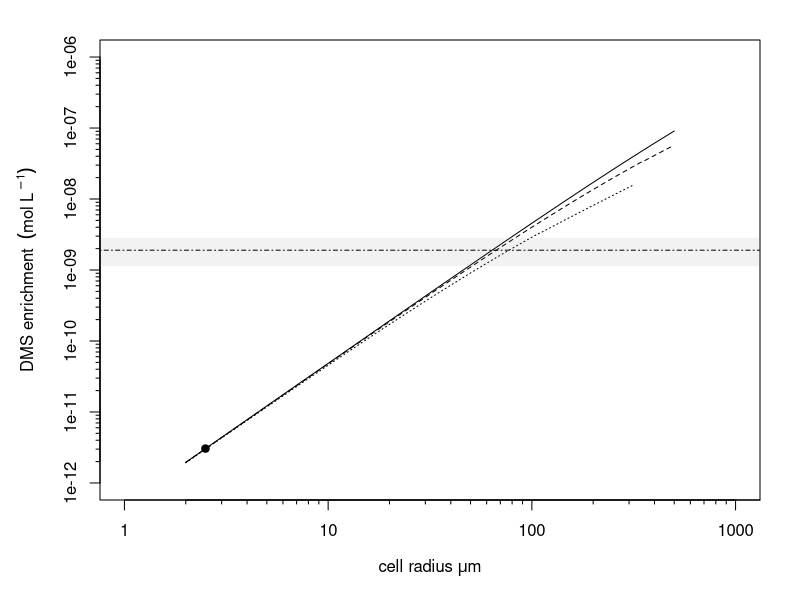
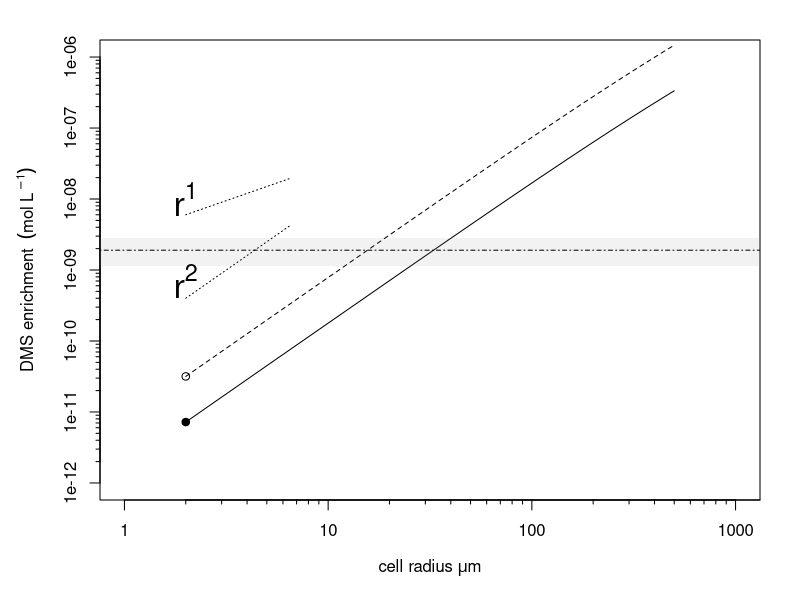
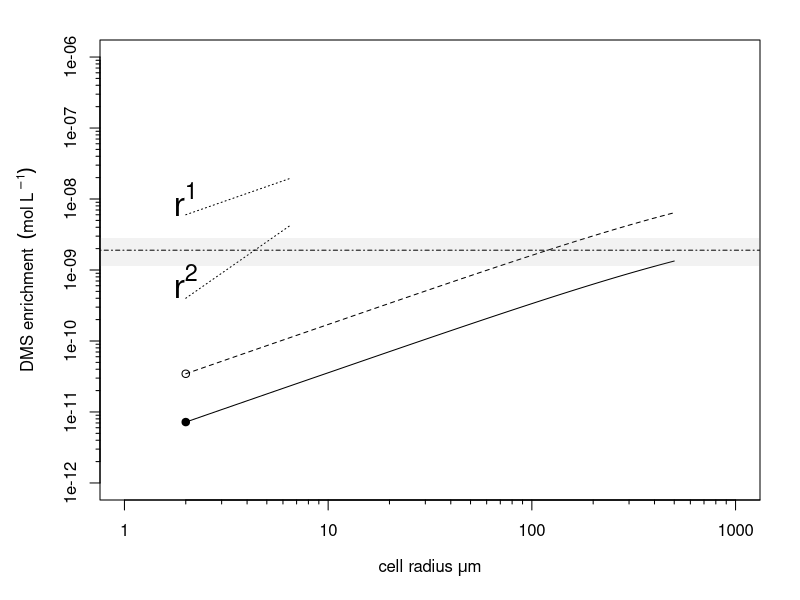
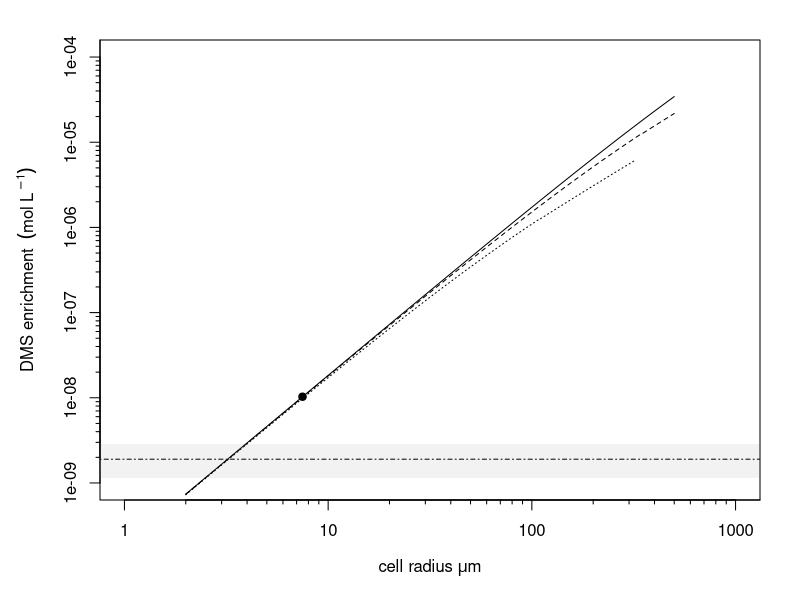
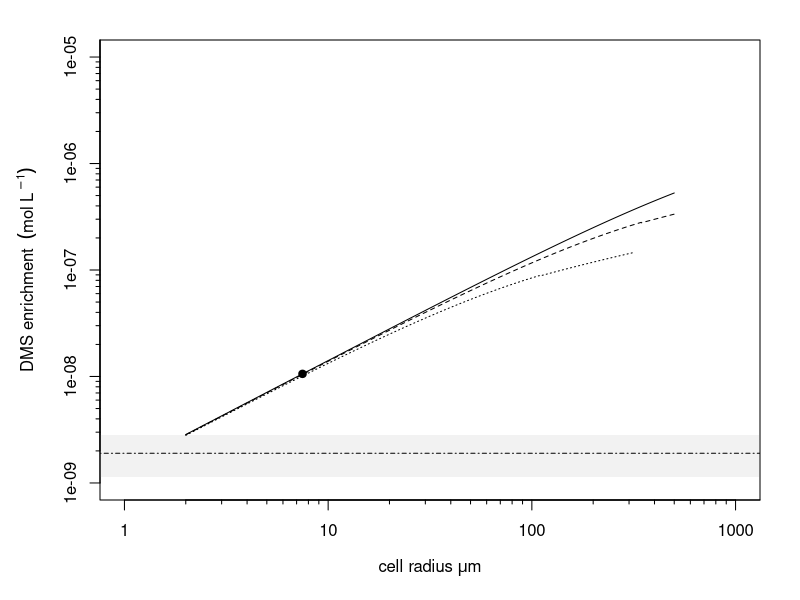

Write the R code that produced these figures, in order.
#---------------------------------------------------------------------------#
# Modeling cell surface DMS enrichment                                      #
# Fig. 2. 3 and 4 of Lavoie et al. (2018)                                   #
#                                                                           #
# Lavoie M. 2018                                                            #
#---------------------------------------------------------------------------#

#---------------------------------------------------------------------------#
# Fig. 2 Modeling cell surface DMS enrichment in low DMS producers          #
#                                                                           #
# Lavoie M. 2018                                                            #
#---------------------------------------------------------------------------#

graphics.off()
rm(list=ls())

#------------#
# Parameters #
#------------#

J1    <- 2.8e-16               # DMS flux for I. galbana (mol DMS cm-2 s-1) (Spiese et al. 2009)
r1    <- 2.4e-4                # Cell radius of I. galbana (cm) (Spiese et al. 2009)
Area  <- 4 * pi * r1^2         # Area in cm^2
Vol   <- 4/3 * pi * (1e4*r1)^3 # Volume in um^3
Vol_L <- 1e-15 * Vol           # Volume in Liter of biovolume
R     <- J1 * Area / Vol_L     # production rate in mol DMS Lcell-1 s-1

#------------------#
# Model parameters #
#------------------#

D  <- 1.19e-5         # DMS diffusion coefficient at 20 degC (cm^2 s^-1) (Saltzman et al. 1993)
E  <- c( 0.1, 1, 10 ) # Shear rate (s^-1)
v  <- 1e-2            # Seawater kinematic viscosity at 20 degC (cm^2 s^-1) (Karp-Boss et al. 1996) 


#-----------#
# Variables #
#-----------#

x <- seq( 2e-4, 5e-2, length=1000 ) # cell radii (cm)
J <- R/1e3 * x/3                   # DMS flux (mol cm^-2 s^-1); (1/1e3) is converting L of the volume in cm^3


#---------------#
# Model Results #
#---------------#

# Reynolds number (no units) (Karp-Boss et al 1996)
Re  <- outer( x^2, E/v )

# Peclet number (no units) (Karp-Boss et al 1996)
Pe  <- outer( x^2, E/D)

# Sherwood number (no units) (Karp-Boss et al 1996)
Sh <- Re * 0

i     <- Re<1e-1 & Pe<1e-2
j     <- Re<3e-1 & Pe>=1e-2 & Pe<1e2
k     <- Re<1    & Pe>=1e2
l     <- Re>=1

Sh[i] <- 1     + 0.29 * Pe[i]^(1/2)
Sh[j] <- 1.014 + 0.15 * Pe[j]^(1/2)
Sh[k] <-         0.55 * Pe[k]^(1/3)
Sh[l] <- NA

# Boundary layer thickness (cm) (Spiese et al 2016)
delta  <- x / Sh

# DMS cell surface enrichment (mol L^-1)
y <- (1e3 * J * x / D) * (1 - (x / (x + delta)))

#------------------#
# Plotting output  #
#------------------#

x     <- x  * 1e4 # Convert cell radius in um

ri    <- which.min( abs( x - r1*1e4 ) )
r1_um <- x[ri]    # Radius closest to r1


#--- Graph log-log

#tiff("Fig2_LowDMS1.tiff")                                        

par( mar = c(5, 5, 2, 2) )

# Solid, dashed and dotted lines correspond to the three shear rates from vector E, respectively.

plot(  x, y[,1], xlim=c(1, 1000), ylim=c(1e-12, 1e-6), xlab=expression(paste("cell radius ", mu, "m")), ylab=expression("DMS enrichment " ~  (mol ~ L^ ~ {-1})), log="xy", type="l", xaxp=c(1, 1000, 1), xaxt="n", yaxp=c(1e-12, 1e-6, 1), yaxt="n")
lines( x, y[,2], lty=2 )
lines( x, y[,3], lty=3 )
points( r1_um, y[ri,1], pch=19, cex=1)
axis( 1, at=c(1, 1e1, 1e2, 1e3) )
axis( 2, at=c(1e-12, 1e-11, 1e-10, 1e-9, 1e-8, 1e-7, 1e-6) )
axis( 1, at=c(2:9/1, 2:9/0.1, 2:9/0.01, 2:9/0.001), labels=FALSE, tcl=-.2) # tcl=-0.2 for minor ticks
axis( 2, at=c(2:9/1e12, 2:9/1e11, 2:9/1e10, 2:9/1e9, 2:9/1e8, 2:9/1e7), labels=FALSE, tcl=-.2)

# Median DMS concentration in the surface ocean and interquartile range (Lana et al 2011)
abline(h=1.9E-09, lty=4)  
rect(0.1,1.14E-09,2000,2.85E-09, col = rgb(0.5,0.5,0.5,0.1), lty=0)

#dev.off()

#-------------#
# References  #  
#-------------#

# Karp-Boss L, Boss E, Jumars PA (1996). Nutrient fluxes to planktonic osmotrophs in the presence of fluid motion. Oceanography and Marine Biology : an Annual Review 34: 71-107.
# Lana A, Bell TG, Simó R, Vallina SM, Ballabrera-Poy J, Kettle AJ, Dachs J, Bopp L, Saltzman ES, Stefels J, Johnson JE, Liss PS (2011). An updated climatology of surface dimethlysulfide concentrations and emission fluxes in the global ocean. Global Biogeochem Cycles 25: GB1004
# Saltzman ES, King DB, Holmen K, Leck C (1993). Experimental determination of the diffusion coefficient of dimethylsulfide in water. J Geophys Res, C 98: 16481-16486.
# Spiese CE, Kieber DJ, Nomura CT, Kiene RP (2009). Reduction of dimethylsulfoxide to dimethylsulfide by marine phytoplankton. Limnol Oceanogr 54: 560-570.
# Spiese CE, Le T, Zimmer RL, Kieber DJ (2016). Dimethylsulfide membrane permeability, cellular concentrations and implications for physiological functions in marine algae. J Plankton Res 38: 41-54.


#------------------------------------------------------------------------------------------#
# Fig. 3 Modeling cell surface DMS enrichment in High N replete/N-limited DMS producers    #
#                                                                                          #
# Lavoie M. 2018                                                                           #
#------------------------------------------------------------------------------------------#

#---------------------------------------#
# Scenario 3 a) Assuming J scales with r #
#---------------------------------------#

#------------------#
# Model parameters #
#------------------#

J1 <- 8.6E-16                    # DMS flux for E.huxleyi (N replete) (mol DMS cm-2 s-1) (Sunda et al 2007)
r1 <- 2E-04                     # cell radius of E. huxleyi (cm) (Sunda et al 2007)
Area <- 4*pi*(r1^2)              # Area in cm^2
Vol <- (4/3)*pi*((10000*r1)^3)   # Volume in um^3
Vol_L <- 1E-15*Vol               # Volume in Liter of biovolume
R1 <- J1 * (Area/Vol_L)           # production rate in mol DMS Lcell-1 s-1

J2 <- 4.12E-15                    # DMS flux for E huxleyi N -limited (mol DMS cm-2 s-1) (Sunda et al 2007)
r2 <- 2.18E-04                     # cell radius of E. huxleyi (cm) (Sunda et al 2007)
Area2 <- 4*pi*(r2^2)               # Area in cm^2
Vol2 <- (4/3)*pi*((10000*r2)^3)    # Volume in um^3
Vol_L2 <- 1E-15*Vol2               # Volume in Liter of biovolume
R2 <- J2 * (Area2/Vol_L2)          # production rate in mol DMS Lcell-1 s-1

R <- c ( R1, R2 )

D <- 1.19E-05                    # DMS diffusion coefficient (cm^2 /s) (Saltzman et al. 1993)
E <- 0.1                       # Shear rates (s-1)
v <- 1E-02                       # Seawater kinematic viscosity (cm^2 s-1) (Karp-Boss et al. 1996)

#-----------#
# Variables #
#-----------#

x <- seq(2E-04, 5E-02, length=1000)  # cell radii (cm)
J <- outer (x/3, R/1e3)               # DMS flux (mol cm-2 s-1)  We assume that J scales with r

#-----------------#
# Model Functions #
#-----------------#

# Reynolds number (no units) (Karp-Boss et al 1996)
Re  <- x^2 * E/v

# Peclet number (no units) (Karp-Boss et al 1996)
Pe  <- x^2 * E/D

# Sherwood number (no units) (Karp-Boss et al 1996)
Sh <- Re * 0

i     <- Re<1e-1 & Pe<1e-2
j     <- Re<3e-1 & Pe>=1e-2 & Pe<1e2
k     <- Re<1    & Pe>=1e2
l     <- Re>=1

Sh[i] <- 1     + 0.29 * Pe[i]^(1/2)
Sh[j] <- 1.014 + 0.15 * Pe[j]^(1/2)
Sh[k] <-         0.55 * Pe[k]^(1/3)
Sh[l] <- NA

# Boundary layer thickness (cm) (Spiese et al 2016)
delta  <-  x / Sh 

# DMS cell surface enrichment (mol L^-1)
y <- (1e3 * J * x / D) * (1 - (x / (x + delta)))

#------------------#
# Plotting output  #
#------------------#

x     <- x  * 1e4 # Convert cell radius in um

ri    <- which.min( abs( x - r1*1e4 ) )
r1_um <- x[ri]    # Radius closest to r1

ri_2    <- which.min( abs( x - r2*1e4 ) )
r2_um <- x[ri_2]    # Radius closest to r2

#------------
# theoretical r^2 relationship
y1 <- 1e-10 * x^2

# theoretical linear relationship
y2 <- 3e-9 * x

#--- Graph log-log

#tiff("Fig3a_HighDMS.tiff")                         

par( mar = c(5, 5, 2, 2) )

# Solid, dashed and dotted lines correspond to the three shear rates from vector E, respectively.

plot(  x, y[, 1], xlim=c(1, 1000), ylim=c(1e-12, 1e-6), xlab=expression(paste("cell radius ", mu, "m")), ylab=expression("DMS enrichment " ~  (mol ~ L^ ~ {-1})), log="xy", type="l", xaxp=c(1, 1000, 1), xaxt="n", yaxp=c(1e-17, 1e-6, 1), yaxt="n")
lines(  x, y[, 2], lty=2)
points( r1_um, y[ri, 1], pch=19, cex=1)
points( r2_um, y[ri_2, 2], pch=1, cex=1)
lines(x[1:10], y1[1:10], lty=3)   # Add a theoretical r^2 relationship
text(x=2, y=7E-10, labels=expression(r^{2}), srt = 0, cex=2)
lines(x[1:10], y2[1:10], lty=3)   # Theoretical linear relationship
text(x=2, y=1E-08, labels=expression(r^{1}), srt = 0, cex=2)
axis( 1, at=c(1, 1e1, 1e2, 1e3) )
axis( 2, at=c(1e-12, 1e-11, 1e-10, 1e-9, 1e-8, 1e-7, 1e-6) )
axis( 1, at=c(2:9/1, 2:9/0.1, 2:9/0.01, 2:9/0.001), labels=FALSE, tcl=-.2) # tcl=-0.2 for minor ticks
axis( 2, at=c(2:9/1e12, 2:9/1e11, 2:9/1e10, 2:9/1e9, 2:9/1e8, 2:9/1e7), labels=FALSE, tcl=-.2)

# Median DMS concentration in the surface ocean and interquartile range (Lana et al 2011)
abline(h=1.9E-09, lty=4)
rect(0.1,1.14E-09,2000,2.85E-09, col = rgb(0.5,0.5,0.5,0.1), lty=0)

#dev.off()

#--------------------------------------------------------#
# Scenario 3b) Assuming a constant J for all cell radius #
#--------------------------------------------------------#

#------------------#
# Model parameters #
#------------------#

J1 <- 8.6E-16                    # DMS flux for E.huxleyi (N replete) (mol DMS cm-2 s-1) (Sunda et al)
r1 <- 2E-04                     # cell radius of E. huxleyi (cm) (Sunda et al 2007)

J2 <- 4.12E-15                    # DMS flux for E huxleyi N -limited (mol DMS cm-2 s-1) (Dacey and Wakeham 1986)
r2 <- 2.18E-04                     # cell radius of E. huxleyi (cm) (Sunda)

D <- 1.19E-05          # DMS diffusion coefficient (cm^2 /s)
E <- 0.1               # Shear rate (s-1)
v <- 1E-02             # Seawater kinematic viscosity (cm^2 s-1) (Karp-Boss et al 1996)

#-----------#
# Variables #
#-----------#

x <- seq(2E-04, 5E-02, length=1000)  # cell radii (cm)
J <- c(J1,J2)                              # DMS flux (mol cm-2 s-1)  We assume that J is constant

#-----------------#
# Model Functions #
#-----------------#

# Reynolds number (no units) (Karp-Boss et al 1996)
Re  <- x^2 * E/v

# Peclet number (no units) (Karp-Boss et al 1996)
Pe  <- x^2 * E/D

# Sherwood number (no units) (Karp-Boss et al 1996)
Sh <- Re * 0

i     <- Re<1e-1 & Pe<1e-2
j     <- Re<3e-1 & Pe>=1e-2 & Pe<1e2
k     <- Re<1    & Pe>=1e2
l     <- Re>=1

Sh[i] <- 1     + 0.29 * Pe[i]^(1/2)
Sh[j] <- 1.014 + 0.15 * Pe[j]^(1/2)
Sh[k] <-         0.55 * Pe[k]^(1/3)
Sh[l] <- NA

# Boundary layer thickness (cm) (Spiese et al 2016)
delta  <- x / Sh

# DMS cell surface enrichment (mol L^-1)
y <- outer( x /D * (1 - (x / (x + delta))) , 1e3 * J )

#------------------#
# Plotting output  #
#------------------#

x     <- x  * 1e4 # Convert cell radius in um

ri    <- which.min( abs( x - r1*1e4 ) )
r1_um <- x[ri]    # Radius closest to r1

ri_2    <- which.min( abs( x - r2*1e4 ) )
r2_um <- x[ri_2]    # Radius closest to r2

#------------
# theoretical r^2 relationship
y1 <- 1e-10 * x^2

# theoretical linear relationship
y2 <- 3e-9 * x

#--- Graph log-log

#tiff("Fig3b_cstJ_HighDMS.tiff")                              

par( mar = c(5, 5, 2, 2) )

# Solid, dashed and dotted lines correspond to the three shear rates from vector E, respectively.

plot(  x, y[,1], xlim=c(1, 1000), ylim=c(1e-12, 1e-6), xlab=expression(paste("cell radius ", mu, "m")), ylab=expression("DMS enrichment " ~  (mol ~ L^ ~ {-1})), log="xy", type="l", xaxp=c(1, 1000, 1), xaxt="n", yaxp=c(1e-12, 1e-6, 1), yaxt="n")

lines( x, y[,2], lty=2 )
points( r1_um, y[ri,1], pch=19, cex=1)
points( r2_um, y[ri_2, 2], pch=1, cex=1)
lines(x[1:10], y1[1:10], lty=3)   # Add a theoretical r^2 relationship
text(x=2, y=7E-10, labels=expression(r^{2}), srt = 0, cex=2)
lines(x[1:10], y2[1:10], lty=3)   # Theoretical linear relationship
text(x=2, y=1E-08, labels=expression(r^{1}), srt = 0, cex=2)

axis( 1, at=c(1, 1e1, 1e2, 1e3) )
axis( 2, at=c(1e-12, 1e-11, 1e-10, 1e-9, 1e-8, 1e-7, 1e-6) )
axis( 1, at=c(2:9/1, 2:9/0.1, 2:9/0.01, 2:9/0.001), labels=FALSE, tcl=-.2) # tcl=-0.2 for minor ticks
axis( 2, at=c(2:9/1e12, 2:9/1e11, 2:9/1e10, 2:9/1e9, 2:9/1e8, 2:9/1e7), labels=FALSE, tcl=-.2)

# Median DMS concentration in the surface ocean and interquartile range (Lana et al 2011)
abline(h=1.9E-09, lty=4)
rect(0.1,1.14E-09,2000,2.85E-09, col = rgb(0.5,0.5,0.5,0.1), lty=0)

#dev.off()

#-------------#
# References  #  
#-------------#

# Karp-Boss L, Boss E, Jumars PA (1996). Nutrient fluxes to planktonic osmotrophs in the presence of fluid motion. Oceanography and Marine Biology : an Annual Review 34: 71-107.
# Lana A, Bell TG, Simó R, Vallina SM, Ballabrera-Poy J, Kettle AJ, Dachs J, Bopp L, Saltzman ES, Stefels J, Johnson JE, Liss PS (2011). An updated climatology of surface dimethlysulfide concentrations and emission fluxes in the global ocean. Global Biogeochem Cycles 25: GB1004
# Saltzman ES, King DB, Holmen K, Leck C (1993). Experimental determination of the diffusion coefficient of dimethylsulfide in water. J Geophys Res, C 98: 16481-16486.
# Spiese CE, Le T, Zimmer RL, Kieber DJ (2016). Dimethylsulfide membrane permeability, cellular concentrations and implications for physiological functions in marine algae. J Plankton Res 38: 41-54.
# Sunda WG, Hardison R, Kiene RP, Bucciarelli E, Harada H (2007). The effect of nitrogen limitation on cellular DMSP and DMS release in marine phytoplankton: climate feedback implications. Aquat. Sci. 69:341-51.

#------------------------------------------------------------------------------------------#
# Fig.4 Modeling cell surface DMS enrichment in High DMS producers under mechanic stress   #
#                                                                                          #
# Lavoie M. 2018                                                                           #
#------------------------------------------------------------------------------------------#

#---------------------------------------#
# Scenaio 4 a) Assuming J scales with r #
#---------------------------------------#

#------------------#
# Model parameters #
#------------------#

J1 <- 3.4E-13                    # DMS flux for Heterocapsa (mol DMS cm-2 s-1) (Niki et al 2000)
r1 <- 7.7E-04                    # cell radius of Heterocapsa (cm) (Niki et al 2000)
Area <- 4*pi*(r1^2)              # Area in cm^2
Vol <- (4/3)*pi*((10000*r1)^3)   # Volume in um^3
Vol_L <- 1E-15*Vol               # Volume in Liter of biovolume
R <- J1 * (Area/Vol_L)           # production rate in mol DMS Lcell-1 s-1

D <- 1.19E-05         # DMS diffusion coefficient (cm^2 /s) (Saltzman et al 1993)
E <- c( 0.1, 1, 10 )  # Shear rate (s-1)
v <- 1E-02            # Seawater kinematic viscosity (cm^2 s-1) (Karp-Boss et al 1996)

#-----------#
# Variables #
#-----------#

x <- seq(2E-04, 5E-02, length=1000)  # cell radii (cm)
J <- R/1e3 * (x/3)                  # DMS flux (mol cm-2 s-1)  We assume that J scales with r

#-----------------#
# Model Functions #
#-----------------#

# Reynolds number (no units) (Karp-Boss et al 1996)
Re  <- outer( x^2, E/v )

# Peclet number (no units) (Karp-Boss et al 1996)
Pe  <- outer( x^2, E/D)

# Sherwood number (no units) (Karp-Boss et al 1996)
Sh <- Re * 0

i     <- Re<1e-1 & Pe<1e-2
j     <- Re<3e-1 & Pe>=1e-2 & Pe<1e2
k     <- Re<1    & Pe>=1e2
l     <- Re>=1

Sh[i] <- 1     + 0.29 * Pe[i]^(1/2)
Sh[j] <- 1.014 + 0.15 * Pe[j]^(1/2)
Sh[k] <-         0.55 * Pe[k]^(1/3)
Sh[l] <- NA

# Boundary layer thickness (cm) (Spiese et al 2016)
delta  <- x / Sh

# DMS cell surface enrichment (mol L^-1)
y <- (1e3 * J * x / D) * (1 - (x / (x + delta))) 

#------------------#
# Plotting output  #
#------------------#

x     <- x  * 1e4 # Convert cell radius in um

ri    <- which.min( abs( x - r1*1e4 ) )
r1_um <- x[ri]    # Radius closest to r1

#--- Graph log-log

#tiff("Fig4a_HighDMS_Stressed.tiff")                                      

par( mar = c(5, 5, 2, 2) )

# Solid, dashed and dotted lines correspond to the three shear rates from vector E, respectively.

plot(  x, y[,1], xlim=c(1, 1000), ylim=c(1e-9, 1e-4), xlab=expression(paste("cell radius ", mu, "m")), ylab=expression("DMS enrichment " ~  (mol ~ L^ ~ {-1})), log="xy", type="l", xaxp=c(1, 1000, 1), xaxt="n", yaxp=c(1e-12, 1e-6, 1), yaxt="n")
lines( x, y[,2], lty=2 )
lines( x, y[,3], lty=3 )
points( r1_um, y[ri,1], pch=19, cex=1)
axis( 1, at=c(1, 1e1, 1e2, 1e3) )
axis( 2, at=c(1e-9, 1e-8, 1e-7, 1e-6, 1e-5, 1e-4) )
axis( 1, at=c(2:9/1, 2:9/0.1, 2:9/0.01, 2:9/0.001), labels=FALSE, tcl=-.2) # tcl=-0.2 for minor ticks
axis( 2, at=c(2:9/1e9, 2:9/1e8, 2:9/1e7, 2:9/1e6, 2:9/1e5, 2:9/1e4), labels=FALSE, tcl=-.2)

# Median DMS concentration in the surface ocean and interquartile range (Lana et al 2011)
abline(h=1.9E-09, lty=4)
rect(0.1,1.14E-09,2000,2.85E-09, col = rgb(0.5,0.5,0.5,0.1), lty=0)

#dev.off()

#--------------------------------------------------------#
# Scenario 4b) Assuming a constant J for all cell radius #
#--------------------------------------------------------#

#------------------#
# Model parameters #
#------------------#

J1 <- 3.4E-13     # flux DMS pour Heterocapsa (Niki et al 2000)
r1 <- 7.7E-04        # cell radius of Heterocapsa (Niki et al 2000)

D <- 1.19E-05         # DMS diffusion coefficient (cm^2 /s) (Saltzman et al 1993)
E <- c( 0.1, 1, 10 )  # Shear rate (s-1)
v <- 1E-02           # Seawater kinematic viscosity (cm^2 s-1) (Karp-Boss et al 1996)

#-----------#
# Variables #
#-----------#

x <- seq(2E-04, 5E-02, length=1000)  # cell radii (cm)
J <- J1                # DMS flux (mol cm-2 s-1)  We assume that J is constant

#-----------------#
# Model Functions #
#-----------------#

# Reynolds number (no units) (Karp-Boss et al 1996)
Re  <- outer( x^2, E/v )

# Peclet number (no units) (Karp-Boss et al 1996)
Pe  <- outer( x^2, E/D)

# Sherwood number (no units) (Karp-Boss et al 1996)
Sh <- Re * 0

i     <- Re<1e-1 & Pe<1e-2
j     <- Re<3e-1 & Pe>=1e-2 & Pe<1e2
k     <- Re<1    & Pe>=1e2
l     <- Re>=1

Sh[i] <- 1     + 0.29 * Pe[i]^(1/2)
Sh[j] <- 1.014 + 0.15 * Pe[j]^(1/2)
Sh[k] <-         0.55 * Pe[k]^(1/3)
Sh[l] <- NA

# Boundary layer thickness (cm) (Spiese et al 2016)
delta  <- x / Sh

# DMS cell surface enrichment (mol L^-1)
y <- (1e3 * J * x / D) * (1 - (x / (x + delta)))

#------------------#
# Plotting output  #
#------------------#

x     <- x  * 1e4 # Convert cell radius in um

ri    <- which.min( abs( x - r1*1e4 ) )
r1_um <- x[ri]    # Radius closest to r1

#--- Graph log-log

#tiff("Fig4b_cstJ_HighDMS_stressed.tiff")                                        

par( mar = c(5, 5, 2, 2) )

# Solid, dashed and dotted lines correspond to the three shear rates from vector E, respectively.

plot(  x, y[,1], xlim=c(1, 1000), ylim=c(1e-9, 1e-5), xlab=expression(paste("cell radius ", mu, "m")), ylab=expression("DMS enrichment " ~  (mol ~ L^ ~ {-1})), log="xy", type="l", xaxp=c(1, 1000, 1), xaxt="n", yaxp=c(1e-12, 1e-6, 1), yaxt="n")
lines( x, y[,2], lty=2 )
lines( x, y[,3], lty=3 )
points( r1_um, y[ri,1], pch=19, cex=1)
axis( 1, at=c(1, 1e1, 1e2, 1e3) )
axis( 2, at=c(1e-9, 1e-8, 1e-7, 1e-6, 1e-5, 1e-4) )
axis( 1, at=c(2:9/1, 2:9/0.1, 2:9/0.01, 2:9/0.001), labels=FALSE, tcl=-.2) # tcl=-0.2 for minor ticks
axis( 2, at=c(2:9/1e9, 2:9/1e8, 2:9/1e7, 2:9/1e6, 2:9/1e5, 2:9/1e4), labels=FALSE, tcl=-.2)

# Median DMS concentration in the surface ocean and interquartile range (Lana et al 2011)
abline(h=1.9E-09, lty=4)
rect(0.1,1.14E-09,2000,2.85E-09, col = rgb(0.5,0.5,0.5,0.1), lty=0)

#dev.off()

#-------------#
# References  #  
#-------------#

# Niki T, Kunugi M, Otsuki A (2000). DMSP-lyase activity in five marine phytoplankton species: it's potential importance in DMS production. Mar Biol 136: 759-764.
# Karp-Boss L, Boss E, Jumars PA (1996). Nutrient fluxes to planktonic osmotrophs in the presence of fluid motion. Oceanography and Marine Biology : an Annual Review 34: 71-107.
# Lana A, Bell TG, Simó R, Vallina SM, Ballabrera-Poy J, Kettle AJ, Dachs J, Bopp L, Saltzman ES, Stefels J, Johnson JE, Liss PS (2011). An updated climatology of surface dimethlysulfide concentrations and emission fluxes in the global ocean. Global Biogeochem Cycles 25: GB1004
# Saltzman ES, King DB, Holmen K, Leck C (1993). Experimental determination of the diffusion coefficient of dimethylsulfide in water. J Geophys Res, C 98: 16481-16486.
# Spiese CE, Le T, Zimmer RL, Kieber DJ (2016). Dimethylsulfide membrane permeability, cellular concentrations and implications for physiological functions in marine algae. J Plankton Res 38: 41-54.
